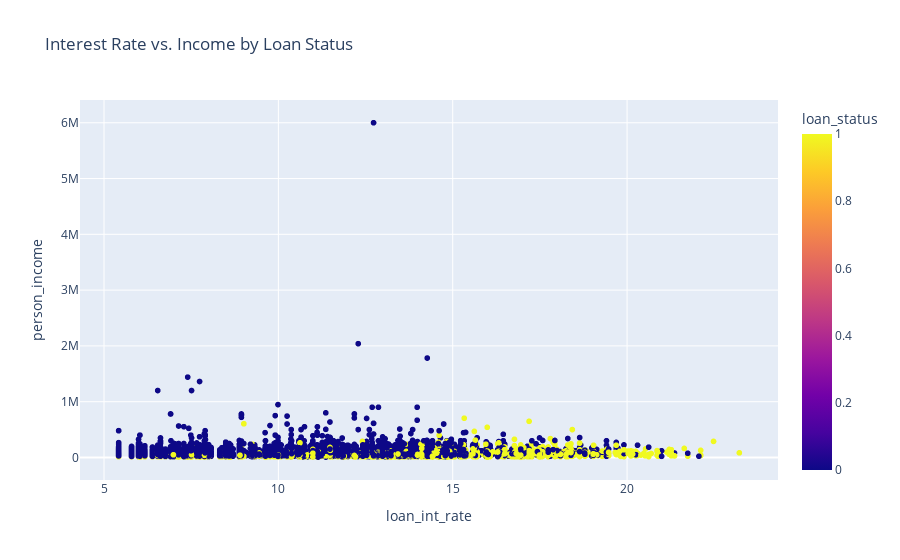

Here is the notebook cell this chart was saved with:
### Markdown cell above
Visualizes the strength and direction of relationships between variables like loan_int_rate, loan_amnt, and person_income with loan_status.
Helps identify strong predictors of default risk

### Code cell
# Scattar plot Interest Rate vs. Income by Loan Status
fig_scatter = px.scatter(
    cdr_data_clean, 
    x='loan_int_rate', 
    y='person_income', 
    color='loan_status', 
    title='Interest Rate vs. Income by Loan Status'
)

fig_scatter.write_image(f"{output_dir}interest_rate_vs_income.png")
fig_scatter.show()

### Figure 1 — Plotly figure (JSON) as saved in the notebook; plotly's stock layout.template omitted (floating-point values rounded to 4 significant figures; data arrays with more than 128 entries replaced by an {"elided": "..."} marker saying what was removed)
{"data": [{"hovertemplate": "loan_int_rate=%{x}<br>person_income=%{y}<br>loan_status=%{marker.color}<extra></extra>", "legendgroup": "", "marker": {"color": {"elided": "28638 int values"}, "coloraxis": "coloraxis", "symbol": "circle"}, "mode": "markers", "name": "", "showlegend": false, "type": "scattergl", "x": {"elided": "28638 float values"}, "xaxis": "x", "y": {"elided": "28638 int values"}, "yaxis": "y"}], "layout": {"coloraxis": {"colorbar": {"title": {"text": "loan_status"}}, "colorscale": [[0, "#0d0887"], [0.1111, "#46039f"], [0.2222, "#7201a8"], [0.3333, "#9c179e"], [0.4444, "#bd3786"], [0.5556, "#d8576b"], [0.6667, "#ed7953"], [0.7778, "#fb9f3a"], [0.8889, "#fdca26"], [1, "#f0f921"]]}, "legend": {"tracegroupgap": 0}, "title": {"text": "Interest Rate vs. Income by Loan Status"}, "xaxis": {"anchor": "y", "domain": [0, 1], "title": {"text": "loan_int_rate"}}, "yaxis": {"anchor": "x", "domain": [0, 1], "title": {"text": "person_income"}}}}
